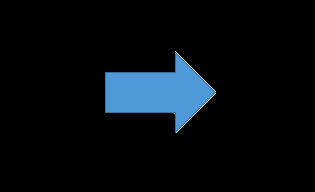
#> input picture testimg.png, 315 x 192 px; the run also reads 1 picture not shown here
$ python tracking2.py   (older library calls are emulated)
#> lines starting #> are read from the running program, lines starting #| are printed output that depends on the picture
# -*- coding: utf-8 -*-
import cv2
import numpy as np

fore = cv2.imread('testimg.png', -1)  # -1を付けることでアルファチャンネルも読んでくれるらしい。
#> fore is the input picture: shape (192, 315, 4); mean B, G, R, A 16.3, 11.6, 6.2, 19.1
back = cv2.imread('back.png')

width, height = fore.shape[:2]
#> width = 192; height = 315

mask = fore[:,:,3]  # アルファチャンネルだけ抜き出す。
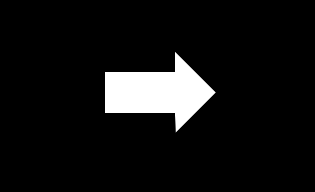
#> mask: shape (192, 315); min 0, max 255, mean 19.1
mask = cv2.cvtColor(mask, cv2.cv.CV_GRAY2BGR)  # 3色分に増やす。
#> mask: shape (192, 315, 3)
mask = mask / 255.0  # 0-255だと使い勝手が悪いので、0.0-1.0に変更。

fore = fore[:,:,:3]  # アルファチャンネルは取り出しちゃったのでもういらない。
#> fore: shape (192, 315, 3)

#> (the run stopped early here; a loop or call above may not have finished)
